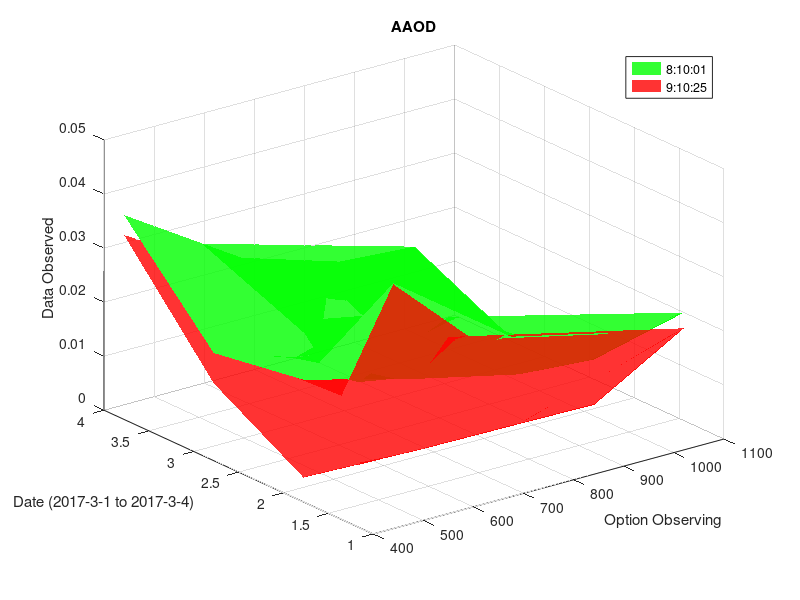

This chart was generated by the following MATLAB code:
% sample from the official
%{
[X,Y] = meshgrid(1:0.5:10,1:20);
Z = sin(X) + cos(Y);
surf(X,Y,Z)
%}
% sample I learned
%{
X=[100,200,300;100,200,300;100,200,300]
X
Y=[1,2,3;3,4,5;5,6,7]
Y
%[X,Y]=meshgrid([[1,2,3],[3,4,5],[,5,6,7]],100:100:300)
Z=[1,2,3;1,2,3;1,2,3]
Z
surf(X,Y,Z)
%}
%sample with AAOD.2017.3.1-4.data of ningbo
%options=440,675,870,1020,550
options=[440,675,870,1020,550]; % n=5
%days = 4 days
days=[1,2,3,4]; % m=4
%times = time points per day
times1=[
    0.0454,0.0296,0.0254,0.0254,0.0364;
    0.0199,0.0142,0.0101,0.0091,0.0167;
    0.0172,0.0102,0.0077,0.0067,0.0131;
    0.0351,0.0213,0.0157,0.0147,0.0271
    ];% m:n=size(times), 4:5
times2=[
    0.0452,0.0243,0.0189,0.0225,0.0327;
    0.0018,0.0011,0.0009,0.0007,0.0014;
    0.0116,0.0072,0.0052,0.0045,0.0090;
    0.0314,0.0187,0.0141,0.0127,0.0240
    ];
%{
CO(:,:,1) = zeros(25); % red
CO(:,:,2) = ones(25).*linspace(0.5,0.6,25); % green
CO(:,:,3) = ones(25).*linspace(0,1,25); % blue
%}
figure
s1=surf(options,days,times1,'FaceColor','g','LineStyle',':', 'FaceAlpha',0.8, 'EdgeColor','none');
hold on
s2=surf(options,days,times2,'FaceColor','r', 'FaceAlpha',0.8, 'EdgeColor','none');

zlabel('Data Observed');
xlabel('Option Observing');
ylabel('Date (2017-3-1 to 2017-3-4)')
title('AAOD')
legend([s1, s2], {'8:10:01', '9:10:25'});



